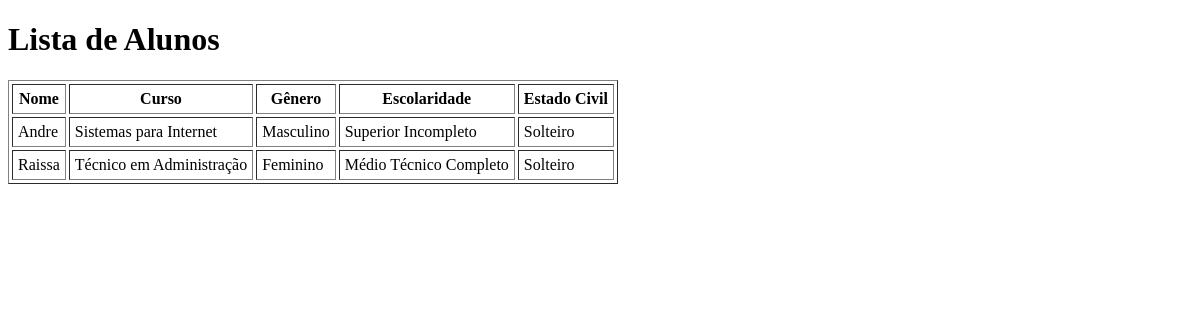
/alunos/, run on an earlier commit of the app's database.
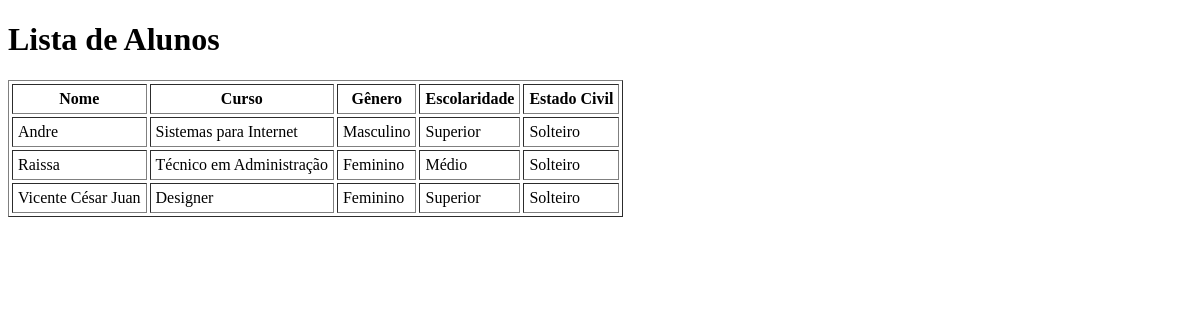
And on a later commit of the database.
### academico/models.py (models this page shows, shortened)
class Aluno(models.Model):
    nome = models.CharField(max_length=100)
    data_nascimento = models.DateField()
    cpf = models.CharField(max_length=14, unique=True)
    genero = models.CharField(max_length=2, choices=GENERO_CHOICES)
    estado_civil = models.CharField(
        max_length=30, choices=ESTADO_CIVIL_CHOICES)
    escolaridade = models.CharField(
        max_length=50, choices=ESCOLARIDADE_CHOICES)
    curso = models.ForeignKey(Curso, on_delete=models.CASCADE)

class Curso(models.Model):
    nome = models.CharField(max_length=100)
    def __str__(self):
        return self.nome

### academico/views.py (the view)
# urls.py: path('alunos/', views.alunos, name='alunos'),
def alunos(request):
    alunos = Aluno.objects.all()
    dados = {
        'alunos': alunos,
    }
    return render(request, 'academico/lista_alunos.html', dados)

### academico/templates/academico/lista_alunos.html (shortened to what this page needs)
<!DOCTYPE html>
<html lang="en">
    <head>
    </head>
    <body>
        <h1>Lista de Alunos</h1>
        <table border="1" cellpadding="5" cellspacing="3">
            <tr>
                <th>Nome</th>
                <th>Curso</th>
                <th>Gênero</th>
                <th>Escolaridade</th>
                <th>Estado Civil</th>
            </tr>
            {% for aluno in alunos %}
            <tr>
                <td>{{ aluno.nome }}</td>
                <td>{{ aluno.curso }}</td>
                <td>{{ aluno.get_genero_display }}</td>
                <td>{{ aluno.get_escolaridade_display }}</td>
                <td>{{ aluno.get_estado_civil_display }}</td>
            </tr>
            {% endfor %}
        </table>
    </body>
</html>

What changed in the data, as far as the page shows it:
changed Aluno "Andre": escolaridade "Superior Incompleto" → "Superior"
changed Aluno "Raissa": escolaridade "Médio Técnico Completo" → "Médio"
added Aluno: nome "Vicente César Juan", curso "Designer", genero "Feminino", escolaridade "Superior", estado_civil "Solteiro"
